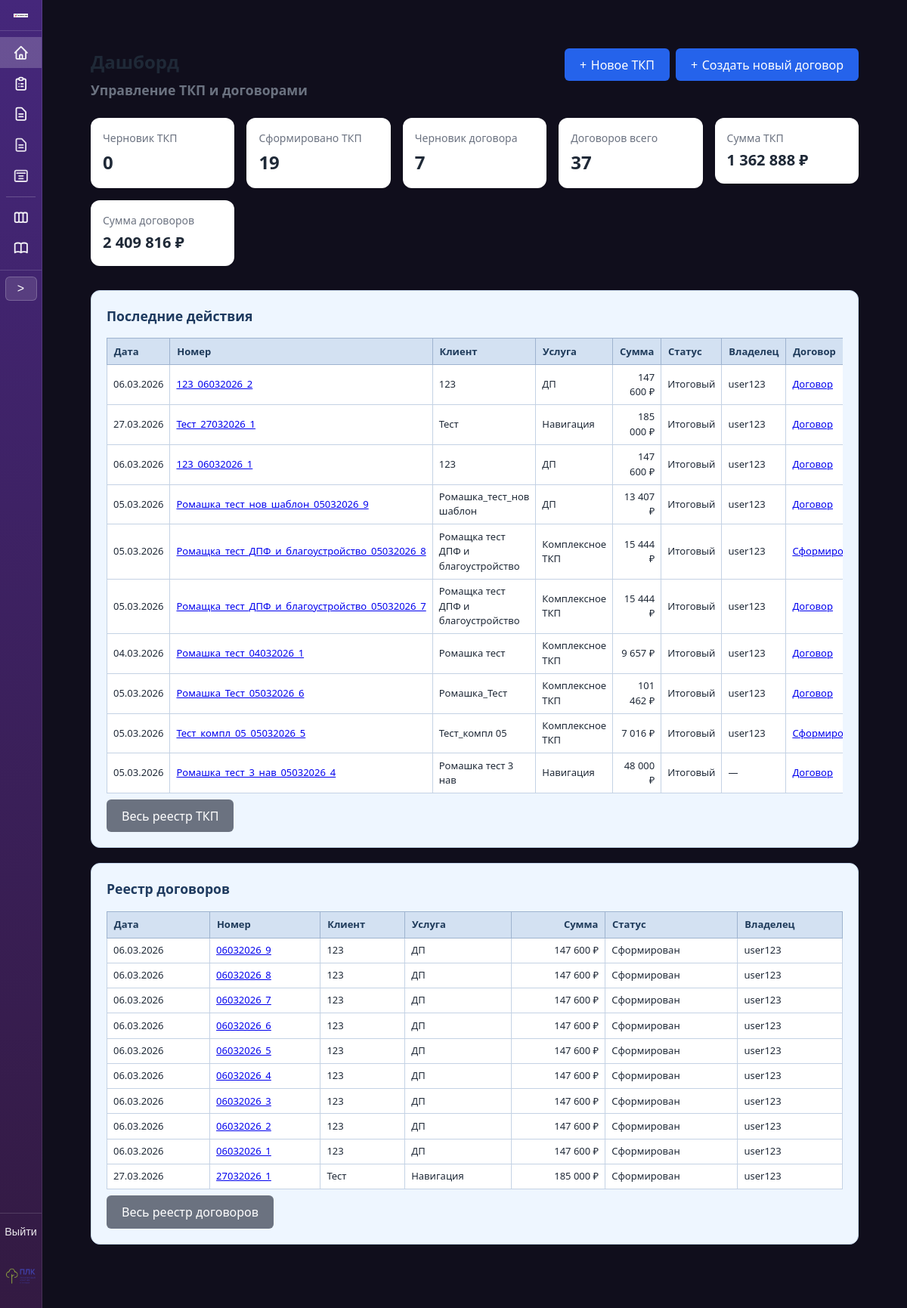
Screenshot of /start/ (signed in) with the database file from the repository.
### proposals/models.py (models this page shows, shortened)
class TKPRecord(models.Model):
    STATUS_DRAFT = 'draft'
    STATUS_FINAL = 'final'
    STATUS_CHOICES = [
        (STATUS_DRAFT, 'Черновик'),
        (STATUS_FINAL, 'Итоговый'),
    ]
    date = models.DateField('Дата')
    number = models.CharField('Номер документа', max_length=150, unique=True)
    client = models.CharField('Клиент', max_length=255, blank=True)
    service = models.CharField('Услуга', max_length=255)
    sum_total = models.DecimalField('Сумма', max_digits=15, decimal_places=2, default=0)
    room = models.TextField('Параметры объекта / помещение', blank=True)
    s = models.CharField('Площадь / количество', max_length=100, blank=True)
    text = models.TextField('Произвольный текст из ТКП', blank=True)
    status = models.CharField(
        'Статус',
        max_length=20,
        choices=STATUS_CHOICES,
        default=STATUS_FINAL,
    )
    notes = models.TextField('Заметки по сделке', blank=True, default='')
    rows_json = models.JSONField(
        'Строки комплексного ТКП (позиции)',
        null=True,
        blank=True,
        help_text='Список строк: service_name, comment, srok, unit, quantity, price_per_unit, total',
    )
    created_at = models.DateTimeField('Создано', auto_now_add=True)
    created_by = models.ForeignKey(
        settings.AUTH_USER_MODEL,
        on_delete=models.SET_NULL,
        null=True,
        blank=True,
        related_name='created_tkp_records',
        verbose_name='Владелец',
    )
    class Meta:
        verbose_name = 'Запись ТКП'
        verbose_name_plural = 'Записи ТКП'
        ordering = ['-created_at']

class ContractRecord(models.Model):
    STATUS_DRAFT = 'draft'
    STATUS_FINAL = 'final'
    STATUS_CHOICES = [
        (STATUS_DRAFT, 'Черновик'),
        (STATUS_FINAL, 'Итоговый'),
    ]
    date = models.DateField('Дата договора')
    number = models.CharField('Номер договора', max_length=50, unique=True)
    status = models.CharField('Статус', max_length=20, choices=STATUS_CHOICES, default=STATUS_FINAL)
    tkp = models.ForeignKey(
        TKPRecord,
        on_delete=models.SET_NULL,
        null=True,
        blank=True,
        verbose_name='ТКП',
        related_name='contracts',
    )
    counterparty = models.ForeignKey(
        Counterparty,
        on_delete=models.SET_NULL,
        null=True,
        blank=True,
        verbose_name='Контрагент',
    )
    client = models.CharField('Клиент', max_length=500, blank=True)
    service = models.CharField('Услуга', max_length=255, blank=True)
    sum_total = models.DecimalField('Сумма', max_digits=15, decimal_places=2, default=0)
    docx_file = models.CharField('Файл DOCX', max_length=255, blank=True)
    pdf_file = models.CharField('Файл PDF', max_length=255, blank=True)
    contract_snapshot = models.JSONField('Снимок реквизитов', null=True, blank=True)
    created_at = models.DateTimeField('Создано', auto_now_add=True)
    created_by = models.ForeignKey(
        settings.AUTH_USER_MODEL,
        on_delete=models.SET_NULL,
        null=True,
        blank=True,
        related_name='created_contract_records',
        verbose_name='Владелец',
    )
    class Meta:
        verbose_name = 'Запись договора'
        verbose_name_plural = 'Записи договоров'
        ordering = ['-created_at']

### proposals/views.py (the view)
# urls.py: path('start/', views.start_view, name='start'),
@login_required
@require_http_methods(['GET'])
def start_view(request):
    from django.db.models import Sum
    tkp_draft_count = TKPRecord.objects.filter(status=TKPRecord.STATUS_DRAFT).count()
    tkp_final_count = TKPRecord.objects.filter(status=TKPRecord.STATUS_FINAL).count()
    contract_draft_count = ContractRecord.objects.filter(status=ContractRecord.STATUS_DRAFT).count()
    contract_total_count = ContractRecord.objects.count()
    sum_tkp = TKPRecord.objects.filter(status=TKPRecord.STATUS_FINAL).aggregate(s=Sum('sum_total'))['s'] or 0
    sum_contracts = ContractRecord.objects.filter(status=ContractRecord.STATUS_FINAL).aggregate(s=Sum('sum_total'))['s'] or 0
    recent_tkp = TKPRecord.objects.select_related('created_by').order_by('-created_at')[:10]
    recent_contracts = ContractRecord.objects.select_related('created_by', 'tkp').order_by('-created_at')[:10]
    contract_by_tkp = {
        c.tkp_id: c
        for c in ContractRecord.objects.filter(
            status=ContractRecord.STATUS_FINAL, tkp__isnull=False
        ).select_related('tkp')
    }
    contract_draft_by_tkp = {
        c.tkp_id: c
        for c in ContractRecord.objects.filter(
            status=ContractRecord.STATUS_DRAFT, tkp__isnull=False
        ).select_related('tkp')
    }
    contract_template_by_tkp = {}
    for r in recent_tkp:
        if r.service == 'Комплексное ТКП' and r.rows_json:
            tpl = get_contract_template_for_complex_tkp(r.rows_json)
            contract_template_by_tkp[r.pk] = tpl if tpl else True
    context = {
        'tkp_draft_count': tkp_draft_count,
        'tkp_final_count': tkp_final_count,
        'contract_draft_count': contract_draft_count,
        'contract_total_count': contract_total_count,
        'sum_tkp': sum_tkp,
        'sum_contracts': sum_contracts,
        'recent_tkp': recent_tkp,
        'recent_contracts': recent_contracts,
        'contract_template_by_service': SERVICE_TO_CONTRACT_TEMPLATE,
        'contract_template_by_tkp': contract_template_by_tkp,
        'contract_by_tkp': contract_by_tkp,
        'contract_draft_by_tkp': contract_draft_by_tkp,
    }
    return render(request, 'proposals/start.html', context)

### proposals/templates/proposals/start.html (shortened to what this page needs)
{% extends "proposals/base.html" %}
{% load proposal_filters %}
{% block main_content %}
<div class="container container--wide" style="padding: 2rem;">
    <header style="display: flex; justify-content: space-between; align-items: flex-start; flex-wrap: wrap; gap: 1rem; margin-bottom: 1.5rem;">
        <div>
            <h1 style="margin: 0 0 0.35rem;">Дашборд</h1>
            <h3 style="margin: 0; font-weight: 600; color: var(--text-muted); font-size: 1.1rem;">Управление ТКП и договорами</h3>
        </div>
        <div style="display: flex; gap: 0.5rem;">
            <a href="{% url 'proposals:form' %}" class="btn" style="display: inline-flex; align-items: center; gap: 0.35rem;">
                <span aria-hidden="true">+</span> Новое ТКП
            </a>
            <a href="{% url 'proposals:table' %}" class="btn" style="display: inline-flex; align-items: center; gap: 0.35rem;">
                <span aria-hidden="true">+</span> Создать новый договор
            </a>
        </div>
    </header>
    <div class="dashboard-cards" style="display: grid; grid-template-columns: repeat(auto-fill, minmax(160px, 1fr)); gap: 1rem; margin-bottom: 2rem;">
        <div class="card" style="padding: 1rem;">
            <div style="font-size: 0.875rem; color: var(--text-muted); margin-bottom: 0.25rem;">Черновик ТКП</div>
            <div style="font-size: 1.5rem; font-weight: 700;">{{ tkp_draft_count }}</div>
        </div>
        <div class="card" style="padding: 1rem;">
            <div style="font-size: 0.875rem; color: var(--text-muted); margin-bottom: 0.25rem;">Сформировано ТКП</div>
            <div style="font-size: 1.5rem; font-weight: 700;">{{ tkp_final_count }}</div>
        </div>
        <div class="card" style="padding: 1rem;">
            <div style="font-size: 0.875rem; color: var(--text-muted); margin-bottom: 0.25rem;">Черновик договора</div>
            <div style="font-size: 1.5rem; font-weight: 700;">{{ contract_draft_count }}</div>
        </div>
        <div class="card" style="padding: 1rem;">
            <div style="font-size: 0.875rem; color: var(--text-muted); margin-bottom: 0.25rem;">Договоров всего</div>
            <div style="font-size: 1.5rem; font-weight: 700;">{{ contract_total_count }}</div>
        </div>
        <div class="card" style="padding: 1rem;">
            <div style="font-size: 0.875rem; color: var(--text-muted); margin-bottom: 0.25rem;">Сумма ТКП</div>
            <div style="font-size: 1.25rem; font-weight: 700;">{{ sum_tkp|format_price }} ₽</div>
        </div>
        <div class="card" style="padding: 1rem;">
            <div style="font-size: 0.875rem; color: var(--text-muted); margin-bottom: 0.25rem;">Сумма договоров</div>
            <div style="font-size: 1.25rem; font-weight: 700;">{{ sum_contracts|format_price }} ₽</div>
        </div>
    </div>
    <section class="dashboard-panel">
        <h2>Последние действия</h2>
        <div style="overflow-x: auto;">
            <table class="dashboard-table table-tkp-list">
                <thead>
                    <tr>
                        <th>Дата</th>
                        <th>Номер</th>
                        <th>Клиент</th>
                        <th>Услуга</th>
                        <th class="text-right">Сумма</th>
                        <th>Статус</th>
                        <th>Владелец</th>
                        <th>Договор</th>
                    </tr>
                </thead>
                <tbody>
                    {% for r in recent_tkp %}
                    {% with contract_for_row=contract_by_tkp|get_item:r.pk contract_draft_for_row=contract_draft_by_tkp|get_item:r.pk %}
                    <tr>
                        <td>{{ r.date|date:"d.m.Y" }}</td>
                        <td>
                            {% if r.status == 'draft' %}
                            <a href="{% if r.service == 'Комплексное ТКП' %}{% url 'proposals:complex_form' %}?draft_id={{ r.pk }}{% else %}{% url 'proposals:form' %}?draft_id={{ r.pk }}{% endif %}">{{ r.number }}</a>
                            {% else %}
                            <a href="{% url 'proposals:table' %}">{{ r.number }}</a>
                            {% endif %}
                        </td>
                        <td>{{ r.client|default:"—" }}</td>
                        <td>{{ r.service }}</td>
                        <td class="text-right">{{ r.sum_total|format_price }} ₽</td>
                        <td>{{ r.get_status_display|default:"Итоговый" }}</td>
                        <td>{% if r.created_by %}{{ r.created_by.get_full_name|default:r.created_by.username }}{% else %}—{% endif %}</td>
                        <td>
                            {% if r.status == 'draft' %}
                            {% if r.pk in contract_template_by_tkp or r.service in contract_template_by_service %}
                            <a href="{% url 'proposals:requisites_add' %}?tkp_id={{ r.pk }}&from=contract">Сформировать</a>
                            {% else %}—{% endif %}
                            {% elif contract_for_row %}
                            <a href="{% url 'proposals:contract_table' %}">Договор</a>
                            {% elif contract_draft_for_row %}
                            <a href="{% url 'proposals:contract_form' r.pk %}?contract_draft_id={{ contract_draft_for_row.pk }}">Черновик</a>
                            {% elif r.service in contract_template_by_service %}
                            <a href="{% url 'proposals:requisites_add' %}?tkp_id={{ r.pk }}&from=contract">Сформировать</a>
                            {% elif r.pk in contract_template_by_tkp %}
                            <a href="{% url 'proposals:requisites_add' %}?tkp_id={{ r.pk }}&from=contract">Сформировать</a>
                            {% else %}—{% endif %}
                        </td>
                    </tr>
                    {% endwith %}
                    {% empty %}
                    <tr>
                        <td colspan="8" style="padding: 0.75rem; color: var(--text-muted);">Нет записей ТКП</td>
                    </tr>
                    {% endfor %}
                </tbody>
            </table>
        </div>
        <p style="margin: 0.5rem 0 0;"><a href="{% url 'proposals:table' %}" class="btn btn-secondary btn-sm">Весь реестр ТКП</a></p>
    </section>
    <section class="dashboard-panel">
        <h2>Реестр договоров</h2>
        <div style="overflow-x: auto;">
            <table class="dashboard-table table-contract-list">
                <thead>
                    <tr>
                        <th>Дата</th>
                        <th>Номер</th>
                        <th>Клиент</th>
                        <th>Услуга</th>
                        <th class="text-right">Сумма</th>
                        <th>Статус</th>
                        <th>Владелец</th>
                    </tr>
                </thead>
                <tbody>
                    {% for r in recent_contracts %}
                    <tr>
                        <td>{{ r.date|date:"d.m.Y" }}</td>
                        <td>
                            {% if r.status == 'draft' and r.tkp_id %}
                            <a href="{% url 'proposals:contract_form' r.tkp_id %}?contract_draft_id={{ r.pk }}">{{ r.number }}</a>
                            {% else %}
                            <a href="{% url 'proposals:contract_table' %}">{{ r.number }}</a>
                            {% endif %}
                        </td>
                        <td>{{ r.client|default:"—" }}</td>
                        <td>{{ r.service|default:"—" }}</td>
                        <td class="text-right">{{ r.sum_total|format_price }} ₽</td>
                        <td>{% if r.status == 'draft' %}Черновик{% else %}Сформирован{% endif %}</td>
                        <td>{% if r.created_by %}{{ r.created_by.get_full_name|default:r.created_by.username }}{% else %}—{% endif %}</td>
                    </tr>
                    {% empty %}
                    <tr>
                        <td colspan="7" style="padding: 0.75rem; color: var(--text-muted);">Нет договоров</td>
                    </tr>
                    {% endfor %}
                </tbody>
            </table>
        </div>
        <p style="margin: 0.5rem 0 0;"><a href="{% url 'proposals:contract_table' %}" class="btn btn-secondary btn-sm">Весь реестр договоров</a></p>
    </section>
</div>
{% endblock %}

### rows the page displays
TKPRecord: date "06.03.2026", number "123_06032026_2", client "123", service "ДП", sum_total "147 600", status "Итоговый", created_by.get_full_name "user123", shows "Договор"
TKPRecord: date "27.03.2026", number "Тест_27032026_1", client "Тест", service "Навигация", sum_total "185 000", status "Итоговый", created_by.get_full_name "user123", shows "Договор"
TKPRecord: date "06.03.2026", number "123_06032026_1", client "123", service "ДП", sum_total "147 600", status "Итоговый", created_by.get_full_name "user123", shows "Договор"
TKPRecord: date "05.03.2026", number "Ромашка_тест_нов_шаблон_05032026_9", client "Ромашка_тест_нов шаблон", service "ДП", sum_total "13 407", status "Итоговый", created_by.get_full_name "user123", shows "Договор"
TKPRecord: date "05.03.2026", number "Ромащка_тест_ДПФ_и_благоустройство_05032026_8", client "Ромащка тест ДПФ и благоустройство", service "Комплексное ТКП", sum_total "15 444", status "Итоговый", created_by.get_full_name "user123"
TKPRecord: date "05.03.2026", number "Ромащка_тест_ДПФ_и_благоустройство_05032026_7", client "Ромащка тест ДПФ и благоустройство", service "Комплексное ТКП", sum_total "15 444", status "Итоговый", created_by.get_full_name "user123", shows "Договор"
TKPRecord: date "04.03.2026", number "Ромашка_тест_04032026_1", client "Ромашка тест", service "Комплексное ТКП", sum_total "9 657", status "Итоговый", created_by.get_full_name "user123", shows "Договор"
TKPRecord: date "05.03.2026", number "Ромашка_Тест_05032026_6", client "Ромашка_Тест", service "Комплексное ТКП", sum_total "101 462", status "Итоговый", created_by.get_full_name "user123", shows "Договор"
TKPRecord: date "05.03.2026", number "Тест_компл_05_05032026_5", client "Тест_компл 05", service "Комплексное ТКП", sum_total "7 016", status "Итоговый", created_by.get_full_name "user123"
TKPRecord: date "05.03.2026", number "Ромашка_тест_3_нав_05032026_4", client "Ромашка тест 3 нав", service "Навигация", sum_total "48 000", status "Итоговый", shows "Договор"
ContractRecord: date "06.03.2026", number "06032026_9", client "123", service "ДП", sum_total "147 600", status "Сформирован", created_by.get_full_name "user123"
ContractRecord: date "06.03.2026", number "06032026_8", client "123", service "ДП", sum_total "147 600", status "Сформирован", created_by.get_full_name "user123"
ContractRecord: date "06.03.2026", number "06032026_7", client "123", service "ДП", sum_total "147 600", status "Сформирован", created_by.get_full_name "user123"
ContractRecord: date "06.03.2026", number "06032026_6", client "123", service "ДП", sum_total "147 600", status "Сформирован", created_by.get_full_name "user123"
ContractRecord: date "06.03.2026", number "06032026_5", client "123", service "ДП", sum_total "147 600", status "Сформирован", created_by.get_full_name "user123"
ContractRecord: date "06.03.2026", number "06032026_4", client "123", service "ДП", sum_total "147 600", status "Сформирован", created_by.get_full_name "user123"
ContractRecord: date "06.03.2026", number "06032026_3", client "123", service "ДП", sum_total "147 600", status "Сформирован", created_by.get_full_name "user123"
ContractRecord: date "06.03.2026", number "06032026_2", client "123", service "ДП", sum_total "147 600", status "Сформирован", created_by.get_full_name "user123"
ContractRecord: date "06.03.2026", number "06032026_1", client "123", service "ДП", sum_total "147 600", status "Сформирован", created_by.get_full_name "user123"
ContractRecord: date "27.03.2026", number "27032026_1", client "Тест", service "Навигация", sum_total "185 000", status "Сформирован", created_by.get_full_name "user123"

### other values shown
{{ tkp_draft_count }} "0"
{{ tkp_final_count }} "19"
{{ contract_draft_count }} "7"
{{ contract_total_count }} "37"
{{ sum_tkp|format_price }} "1 362 888"
{{ sum_contracts|format_price }} "2 409 816"
